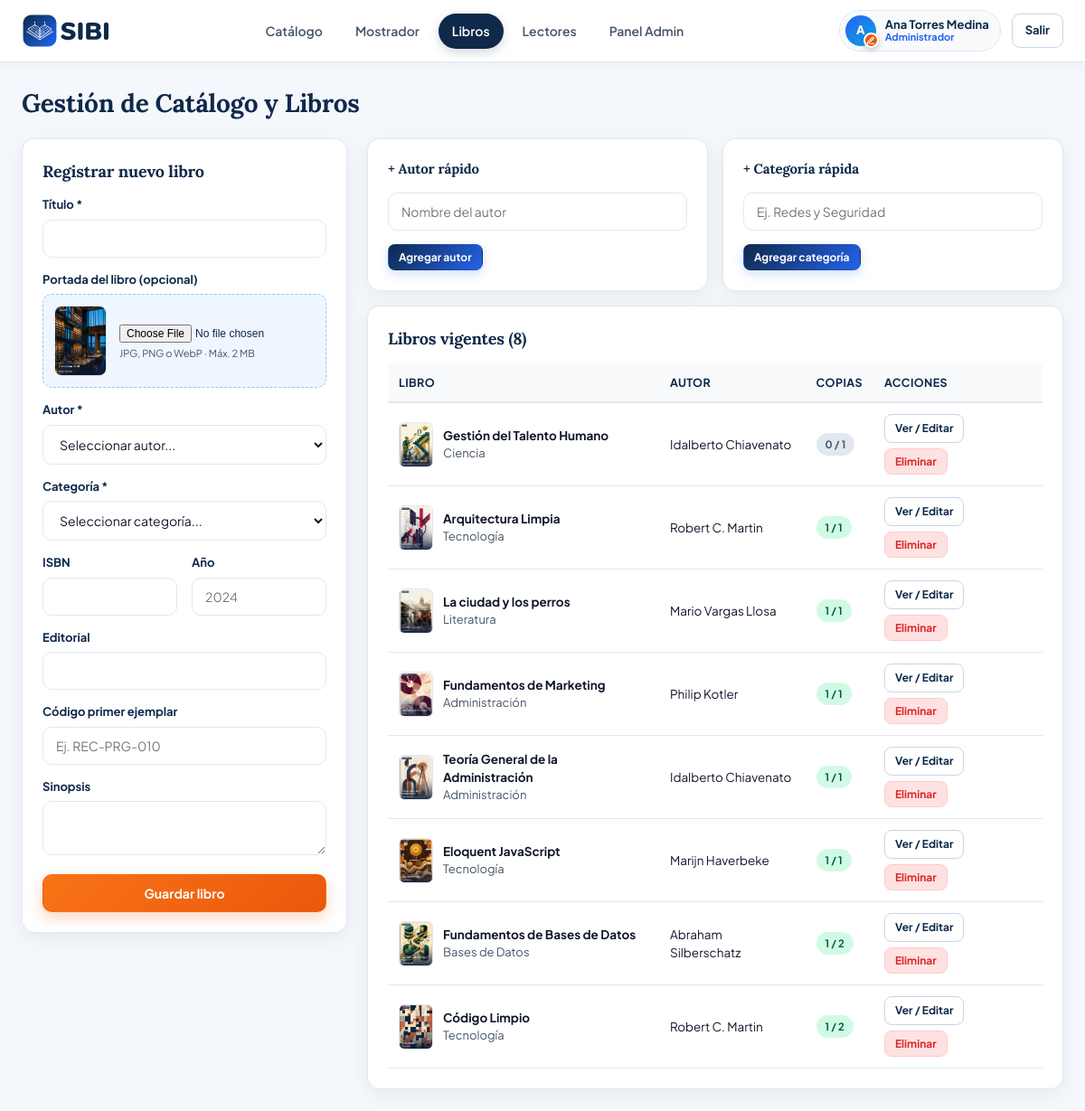
The app's page /catalogo_admin.php (signed in) with its own data.
### tables this page shows
CREATE TABLE libros (
    id INT AUTO_INCREMENT PRIMARY KEY,
    titulo VARCHAR(200) NOT NULL,
    isbn VARCHAR(25) DEFAULT NULL,
    editorial VARCHAR(120) DEFAULT NULL,
    anio_publicacion SMALLINT DEFAULT NULL,
    autor_id INT NOT NULL,
    categoria_id INT NOT NULL,
    sinopsis TEXT DEFAULT NULL,
    portada VARCHAR(255) NOT NULL DEFAULT 'assets/img/portada-default.jpg',
    estado TINYINT(1) NOT NULL DEFAULT 1,
    fecha_registro TIMESTAMP DEFAULT CURRENT_TIMESTAMP,
    CONSTRAINT fk_libros_autor FOREIGN KEY (autor_id) REFERENCES autores(id),
    CONSTRAINT fk_libros_categoria FOREIGN KEY (categoria_id) REFERENCES categorias(id)
);

CREATE TABLE categorias (
    id INT AUTO_INCREMENT PRIMARY KEY,
    nombre VARCHAR(80) NOT NULL UNIQUE
);

CREATE TABLE autores (
    id INT AUTO_INCREMENT PRIMARY KEY,
    nombre VARCHAR(120) NOT NULL UNIQUE,
    nacionalidad VARCHAR(80) DEFAULT NULL
);

### php/libros.php (called while the page is built, shortened)
<?php
require_once __DIR__ . '/auth.php';
function buscar_catalogo(PDO $pdo, string $q = '', int $categoria_id = 0, bool $solo_disponibles = false): array {
    $sql = "
        SELECT l.*, a.nombre AS autor, c.nombre AS categoria,
               SUM(CASE WHEN e.estado = 'disponible' THEN 1 ELSE 0 END) AS disponibles,
               COUNT(e.id) AS total_ejemplares
        FROM libros l
        JOIN autores a ON a.id = l.autor_id
        JOIN categorias c ON c.id = l.categoria_id
        LEFT JOIN ejemplares e ON e.libro_id = l.id AND e.estado <> 'baja'
        WHERE l.estado = 1
    ";
    $params = [];
    $sql .= " GROUP BY l.id";
    $sql .= " ORDER BY l.id DESC";
    $stmt = $pdo->prepare($sql);
    $stmt->execute($params);
    return $stmt->fetchAll();
}

### php/auth.php (called while the page is built, shortened)
<?php
function h(string $str): string {
    return htmlspecialchars($str, ENT_QUOTES, 'UTF-8');
}

### catalogo_admin.php (the view, shortened to what this page needs)
<?php
require_once __DIR__ . '/php/layout.php';
require_once __DIR__ . '/php/libros.php';
$libros = buscar_catalogo($pdo);
?>
<main class="container">
  <h1 style="font-size:28px;margin-bottom:18px;">Gestión de Catálogo y Libros</h1>
      <div class="grid-admin-2">
        <div class="card">
          <h3>Registrar nuevo libro</h3>
          <form method="post" enctype="multipart/form-data">
            <div class="field"><label>Título *</label><input class="input" name="titulo" required></div>
            <div class="field">
              <label>Portada del libro (opcional)</label>
              <div class="cover-upload-box">
                <img id="new-cover-preview" src="assets/img/portada-default.jpg" alt="Vista previa portada" class="cover-upload-preview">
                <div class="cover-upload-info">
                  <input type="file" name="portada" accept="image/jpeg,image/png,image/webp" data-cover-input="new-cover-preview">
                  <small>JPG, PNG o WebP · Máx. 2 MB</small>
                </div>
              </div>
            </div>
            <div class="field">
              <label>Autor *</label>
              <select class="input" name="autor_id" required>
                <option value="">Seleccionar autor...</option>
              </select>
            </div>
            <div class="field">
              <label>Categoría *</label>
              <select class="input" name="categoria_id" required>
                <option value="">Seleccionar categoría...</option>
              </select>
            </div>
            <div class="grid-2">
              <div class="field"><label>ISBN</label><input class="input" name="isbn"></div>
              <div class="field"><label>Año</label><input class="input" type="number" name="anio_publicacion" placeholder="2024"></div>
            </div>
            <div class="field"><label>Editorial</label><input class="input" name="editorial"></div>
            <div class="field"><label>Código primer ejemplar</label><input class="input" name="codigo_ejemplar" placeholder="Ej. REC-PRG-010"></div>
            <div class="field"><label>Sinopsis</label><textarea class="input" name="sinopsis" rows="2"></textarea></div>
            <button type="submit" class="btn btn-primary btn-block">Guardar libro</button>
          </form>
        </div>
        <div>
          <div class="grid-2 mb-16">
            <form method="post" class="card">
              <h3 style="font-size:15px;">+ Autor rápido</h3>
              <div class="field"><input class="input" name="nombre" required placeholder="Nombre del autor"></div>
              <button class="btn btn-navy btn-sm" type="submit">Agregar autor</button>
            </form>
            <form method="post" class="card">
              <h3 style="font-size:15px;">+ Categoría rápida</h3>
              <div class="field"><input class="input" name="nombre" required placeholder="Ej. Redes y Seguridad"></div>
              <button class="btn btn-navy btn-sm" type="submit">Agregar categoría</button>
            </form>
          </div>
          <div class="card">
            <h3>Libros vigentes (<?= count($libros) ?>)</h3>
            <div class="table-wrap">
              <table>
                <thead><tr><th>Libro</th><th>Autor</th><th>Copias</th><th>Acciones</th></tr></thead>
                <tbody>
                  <?php foreach ($libros as $l): ?>
                  <tr>
                    <td>
                      <div class="book-cell">
                        <img src="<?= h($l['portada']) ?>" alt="<?= h($l['titulo']) ?>" class="book-thumb">
                        <div>
                          <strong><?= h($l['titulo']) ?></strong>
                          <div class="text-muted"><?= h($l['categoria']) ?></div>
                        </div>
                      </div>
                    </td>
                    <td><?= h($l['autor']) ?></td>
                    <td><span class="badge <?= (int)$l['disponibles'] > 0 ? 'badge-green' : 'badge-gray' ?>"><?= (int)$l['disponibles'] ?> / <?= (int)$l['total_ejemplares'] ?></span></td>
                    <td>
                      <div class="actions-cell">
                        <a href="libro.php?id=<?= (int)$l['id'] ?>" class="btn btn-outline btn-sm">Ver / Editar</a>
                        <form method="post" style="display:inline;">
                          <button type="submit" class="btn btn-danger btn-sm" data-confirm="¿Seguro que deseas eliminar '<?= h($l['titulo']) ?>' del catálogo?">Eliminar</button>
                        </form>
                      </div>
                    </td>
                  </tr>
                  <?php endforeach; ?>
                </tbody>
              </table>
            </div>
          </div>
        </div>
      </div>
</main>

### css/styles.css (style rules this page uses)
:root { --bg: #F4F7FB; --surface: #FFFFFF; --surface-soft: #F8FAFC; --navy: #0F294A; --navy-deep: #091A32; --blue: #2563EB; --blue-hover: #1D4ED8; --blue-soft: #EFF6FF; --accent: #EA580C; --accent-grad: linear-gradient(135deg, #F97316 0%, #EA580C 100%); --accent-hover: #C2410C; --text: #0F172A; --muted: #475569; --border: #E2E8F0; --border-strong:#CBD5E1; --green: #059669; --green-bg: #D1FAE5; --amber: #B45309; --amber-bg: #FEF3C7; --red: #DC2626; --red-bg: #FEE2E2; --gray: #475569; --gray-bg: #E2E8F0; --radius: 14px; --radius-sm: 10px; --shadow: 0 6px 22px rgba(15, 41, 74, 0.06); --shadow-lg: 0 14px 36px rgba(15, 41, 74, 0.11); }
* { box-sizing: border-box; margin: 0; padding: 0; }
body { font-family: 'Plus Jakarta Sans', 'Segoe UI', system-ui, sans-serif; background: var(--bg); color: var(--text); line-height: 1.5; min-height: 100vh; -webkit-font-smoothing: antialiased; }
h1, h2, h3, .serif { font-family: 'Lora', Georgia, serif; color: var(--navy); letter-spacing: -0.01em; }
a { color: var(--blue); text-decoration: none; }
.container { max-width: 1280px; margin: 0 auto; padding: 24px; }
.field { margin-bottom: 15px; }
.field label { display: block; font-size: 13px; font-weight: 700; color: var(--navy); margin-bottom: 6px; }
.input, select.input, textarea.input { width: 100%; padding: 11px 14px; border: 1.5px solid var(--border); border-radius: var(--radius-sm); font-family: inherit; font-size: 14px; color: var(--text); background: #FFFFFF; transition: border-color 0.15s, box-shadow 0.15s; }
.btn { display: inline-flex; align-items: center; justify-content: center; gap: 8px; padding: 11px 18px; border-radius: var(--radius-sm); font-family: inherit; font-size: 14px; font-weight: 700; border: 1.5px solid transparent; cursor: pointer; transition: all 0.16s ease; }
.btn-primary { background: var(--accent-grad); color: #FFFFFF; box-shadow: 0 6px 16px rgba(234, 88, 12, 0.26); }
.btn-navy { background: linear-gradient(135deg, var(--navy) 0%, var(--blue) 100%); color: #FFFFFF; box-shadow: 0 4px 12px rgba(37, 99, 235, 0.22); }
.btn-outline { background: #FFFFFF; color: var(--navy); border-color: var(--border-strong); }
.btn-danger { background: var(--red-bg); color: var(--red); border-color: #FECACA; }
.btn-block { width: 100%; }
.btn-sm { padding: 6px 11px; font-size: 12px; border-radius: 8px; }
.cover-upload-box { display: flex; align-items: center; gap: 14px; padding: 12px; border: 1.5px dashed #93C5FD; border-radius: var(--radius-sm); background: var(--blue-soft); }
.cover-upload-preview { width: 58px; height: 78px; border-radius: 8px; object-fit: cover; border: 1px solid var(--border); background: #FFFFFF; flex-shrink: 0; }
.cover-upload-info { flex: 1; min-width: 0; }
.cover-upload-info input[type="file"] { width: 100%; font-size: 12px; color: var(--navy); }
.cover-upload-info small { display: block; margin-top: 4px; font-size: 11px; color: var(--muted); }
.badge { display: inline-flex; align-items: center; gap: 5px; padding: 4px 10px; border-radius: 999px; font-size: 11.5px; font-weight: 700; width: fit-content; }
.badge-green { background: var(--green-bg); color: #065F46; }
.badge-gray { background: var(--gray-bg); color: var(--gray); }
.card { background: var(--surface); border: 1px solid var(--border); border-radius: var(--radius); padding: 22px; box-shadow: var(--shadow); }
.card h3 { font-size: 18px; margin-bottom: 14px; }
.table-wrap { overflow-x: auto; }
table { width: 100%; border-collapse: collapse; font-size: 13.5px; }
th { text-align: left; padding: 12px; background: var(--surface-soft); color: var(--navy); font-weight: 700; border-bottom: 2px solid var(--border); font-size: 12.5px; text-transform: uppercase; letter-spacing: 0.03em; }
td { padding: 12px; border-bottom: 1px solid var(--border); vertical-align: middle; }
.book-thumb { width: 38px; height: 50px; border-radius: 6px; object-fit: cover; border: 1px solid var(--border); flex-shrink: 0; }
.book-cell { display: flex; align-items: center; gap: 11px; }
.actions-cell { display: flex; gap: 6px; flex-wrap: wrap; }
.grid-2 { display: grid; grid-template-columns: 1fr 1fr; gap: 16px; }
.grid-admin-2 { display: grid; grid-template-columns: 360px 1fr; gap: 22px; align-items: start; }
.mb-16 { margin-bottom: 16px; }
.text-muted { color: var(--muted); font-size: 13px; }

### records on screen
libros: portada (picture), titulo "Gestión del Talento Humano", categoria.nombre "Ciencia", autor.nombre "Idalberto Chiavenato", disponibles "0", total_ejemplares "1"
libros: portada (picture), titulo "Arquitectura Limpia", categoria.nombre "Tecnología", autor.nombre "Robert C. Martin", disponibles "1", total_ejemplares "1"
libros: portada (picture), titulo "La ciudad y los perros", categoria.nombre "Literatura", autor.nombre "Mario Vargas Llosa", disponibles "1", total_ejemplares "1"
libros: portada (picture), titulo "Fundamentos de Marketing", categoria.nombre "Administración", autor.nombre "Philip Kotler", disponibles "1", total_ejemplares "1"
libros: portada (picture), titulo "Teoría General de la Administración", categoria.nombre "Administración", autor.nombre "Idalberto Chiavenato", disponibles "1", total_ejemplares "1"
libros: portada (picture), titulo "Eloquent JavaScript", categoria.nombre "Tecnología", autor.nombre "Marijn Haverbeke", disponibles "1", total_ejemplares "1"
libros: portada (picture), titulo "Fundamentos de Bases de Datos", categoria.nombre "Bases de Datos", autor.nombre "Abraham Silberschatz", disponibles "1", total_ejemplares "2"
libros: portada (picture), titulo "Código Limpio", categoria.nombre "Tecnología", autor.nombre "Robert C. Martin", disponibles "1", total_ejemplares "2"

### other values on screen
$inicial "A"
etiqueta_rol($rol) "Administrador"
count($libros) "8"
